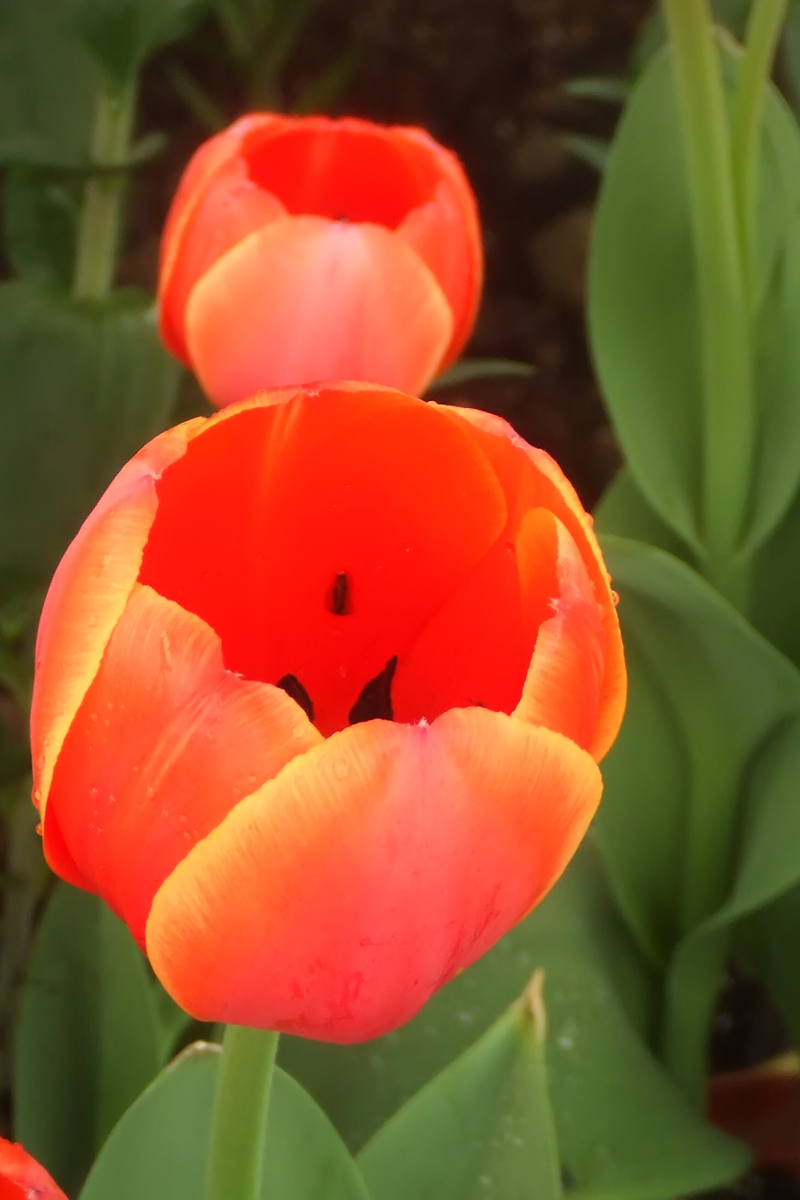
%> input picture guided-filter-code-v1/img_enhancement/tulips.bmp, 800 x 1200 px
$ octave --eval "result = calVSMap(imread('guided-filter-code-v1/img_enhancement/tulips.bmp'));"   (GNU Octave 9; MATLAB toolbox functions it lacks are replaced by stand-ins)
%> lines starting %> are read from the running program, lines starting %| are printed output that depends on the picture
function [outputRegion outputPixel] = calVSMap(I, r)
if nargin < 2
    r = 15;
end
hsvI = rgb2hsv(I);
%> hsvI: size 1200x800x3 double; mean H, S, V 0.13, 0.684, 0.592
s = hsvI(:,:,2);
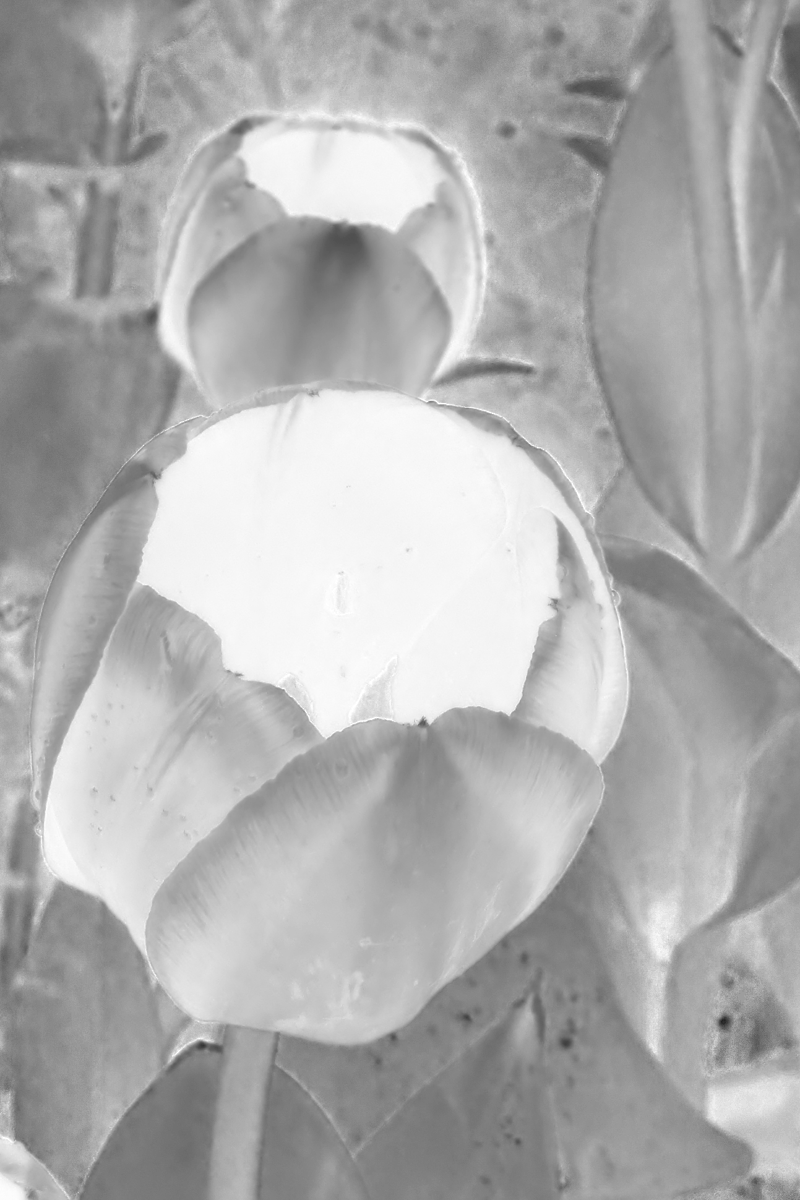
%> s: size 1200x800 double; min 0.132, max 1, mean 0.684
v = hsvI(:,:,3);
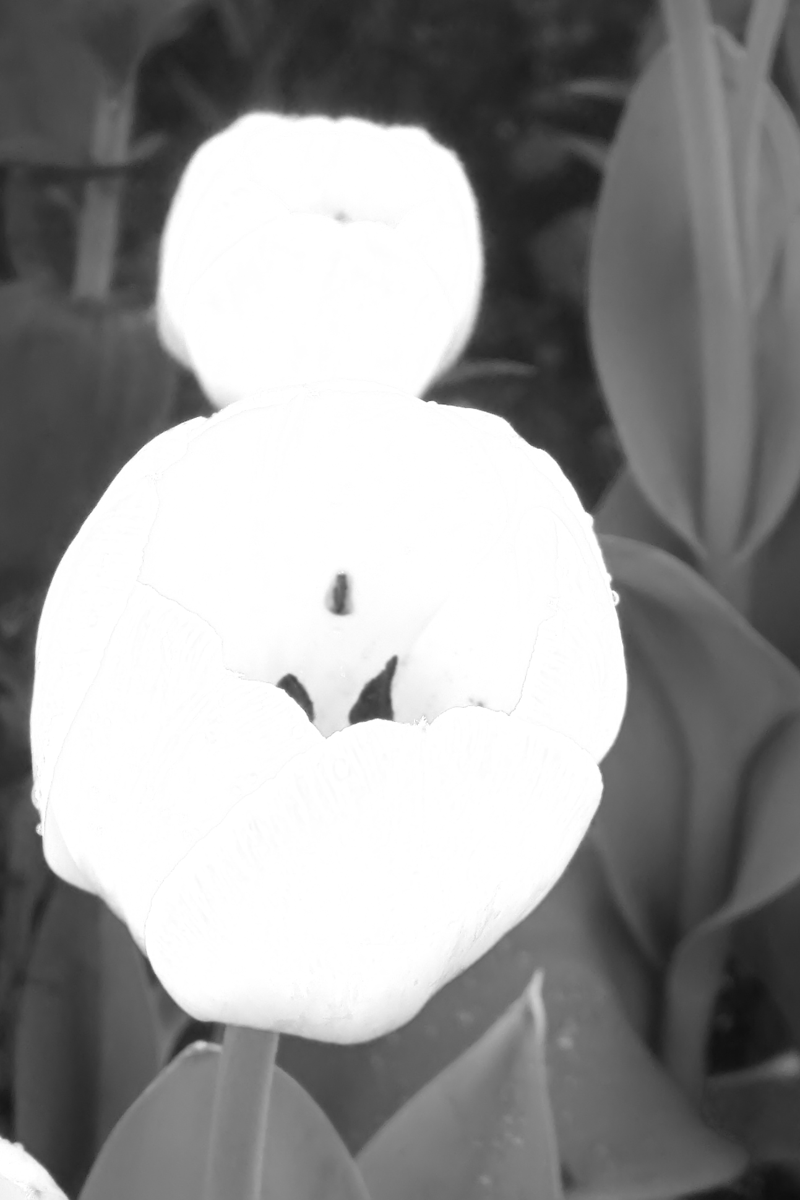
%> v: size 1200x800 double; min 0.051, max 1, mean 0.592
sigma = 0.041337;
sigmaMat = normrnd(0, sigma, size(I, 1), size(I, 2));

% Here is another parameters setting
%
% output = 0.1893 + 1.0267*v  - 1.2966*s;
% output = -0.1 + 0.7*v  - 0.9*s;
%  output = 0.121779 + 0.959710*v  - 0.880245*s;
output = 0.121779 + 0.959710*v  - 0.780245*s + sigmaMat;
outputPixel = output;
output = ordfilt2(output, 1, ones(r,r), 'symmetric'); % order = 1--;s = symmetric shows this filter is a 15*15, min filter
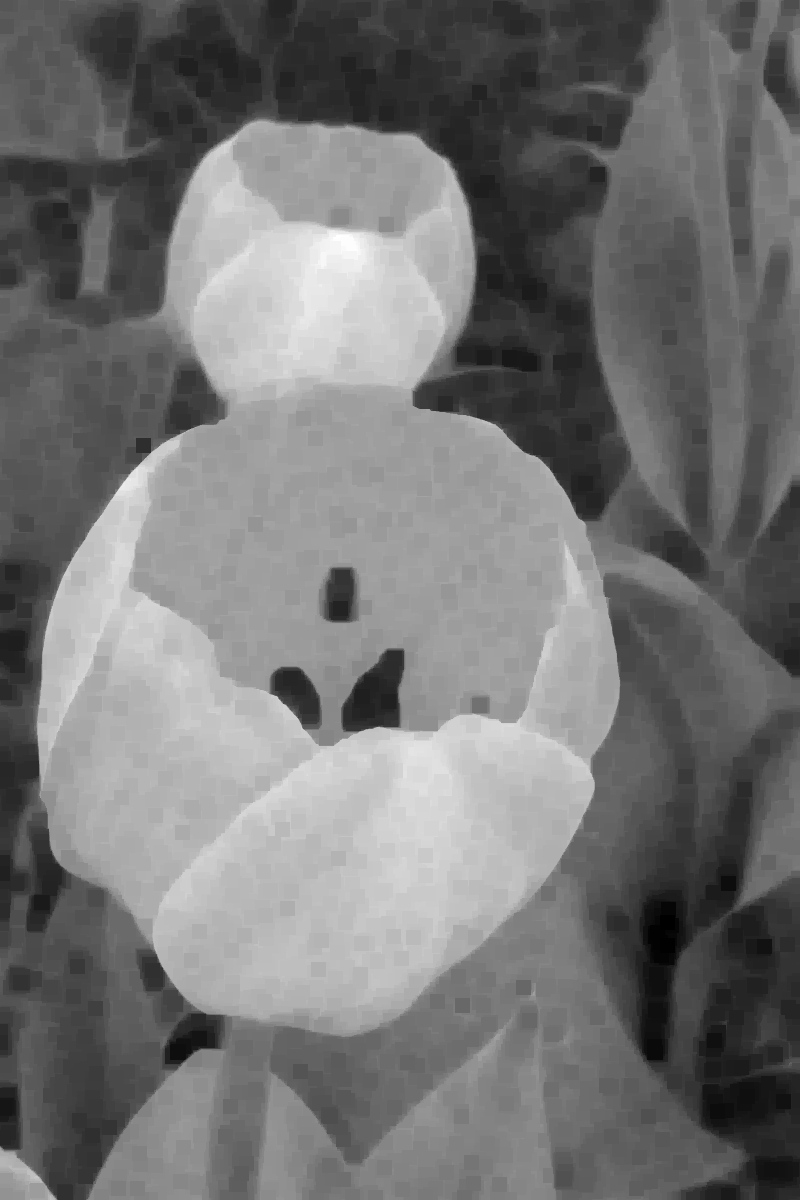
%> output: size 1200x800 double; min -0.602, max 0.712, mean 0.00171; drawn with min black and max white
outputRegion = output;
imwrite(outputRegion, 'F:\vsFeature.jpg');
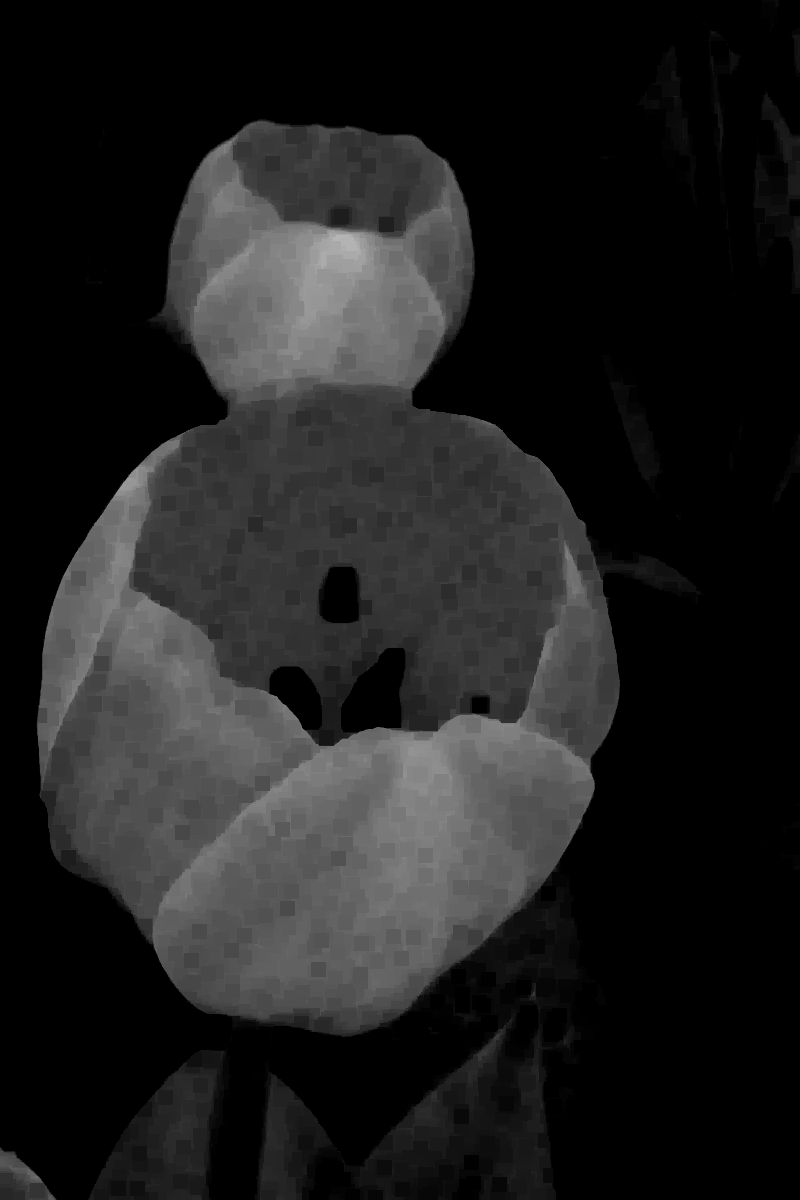
%> saved as vsFeature.jpg: size 1200x800 uint8; min 0, max 182, mean 31.3
end
